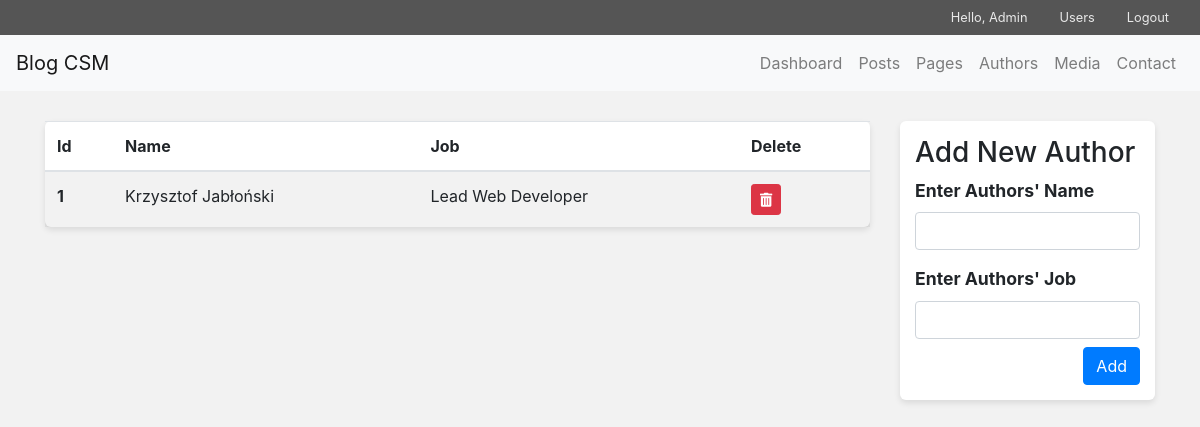
The app's page /admin/authors.php (signed in) with its own data.
### tables this page shows
CREATE TABLE `authors` (
  `author_id` int(11) NOT NULL,
  `author_name` text NOT NULL,
  `author_position` text NOT NULL
);

### admin/inc/classes/dbh.class.inc.php (called while the page is built)
<?php
class Dbh {
  private $DB_host = 'localhost';
  private $DB_driver = 'mysql';
  private $DB_database = 'bs_blog_cms';
  private $DB_user_name = 'root';
  private $DB_user_password = '';
  private $DB_charset = 'utf8mb4';
  protected function connect(){
    try {
      $dsn = $this->DB_driver.':host='.$this->DB_host.';dbname='.$this->DB_database.';charset='.$this->DB_charset;
      $pdo = new PDO($dsn, $this->DB_user_name, $this->DB_user_password);
      $pdo->setAttribute(PDO::ATTR_ERRMODE, PDO::ERRMODE_EXCEPTION);
    } catch (Exception $e) {
      echo 'Connection failed: '.$e->getMessage();
    }
    return $pdo;
  }
}

### admin/inc/classes/authors.class.inc.php (called while the page is built, shortened)
<?php
class Authors extends Dbh{
  public function get_all_authors(){
    $sql = "SELECT * FROM authors";;
    try {
      $query = $this->connect()->query($sql);
      $output = $query->fetchAll(PDO::FETCH_ASSOC);
    } catch (Exception $e) {
      $error_message = $e->getMessage();
    }
    if(isset($error_message)){
      return $error_message;
    }else{
      return $output;
    }
  }
}

### admin/authors.php (the view, shortened to what this page needs)
<?php
include 'inc/admin_header.inc.php';
$authors = new Authors;
?>
<div class="col-md-9">
  <table class="table table-striped">
    <thead>
      <tr>
        <th scope="col">Id</th>
        <th scope="col">Name</th>
        <th scope="col">Job</th>
        <th scope="col">Delete</th>
      </tr>
    </thead>
    <tbody>
      <?php foreach($authors->get_all_authors() as $author): ?>
        <tr>
          <th scope="row"><?php echo $author['author_id'] ?></th>
          <td><?php echo $author['author_name'] ?></a></td>
          <td><?php echo $author['author_position'] ?></td>
          <td><button class="delete_btn btn btn-danger btn-sm" data-title="<?php echo $author['author_name'] ?>" data-delete="<?php echo $author['author_id'] ?>" data-toggle="modal" data-target="#delete_modal"><i class="fas fa-trash-alt"></i></button></td>
        </tr>
      <?php endforeach; ?>
    </tbody>
  </table>
</div>
<div class="col-md-3">
  <form class="" action="" method="post">
    <div class="form-group clearfix">
      <h3>Add New Author</h3>
      <label for="name">Enter Authors' Name</label>
      <input type="text" name="name" class="form-control mb-3">
      <label for="job">Enter Authors' Job</label>
      <input type="text" name="job" class="form-control mb-2">
      <button type="submit" name="button" class="btn btn-primary float-right">Add</button>
    </div>
  </form>
</div>
<?php include 'inc/admin_footer.inc.php' ?>

### admin/css/admin_styles.css (style rules this page uses)
body { background-color: #f2f2f2; }
.form-group { background-color: white; padding: 15px; -webkit-border-radius: 6px; -moz-border-radius: 6px; border-radius: 6px; -webkit-box-shadow: 0 3px 6px rgba(0, 0, 0, 0.1); -moz-box-shadow: 0 3px 6px rgba(0, 0, 0, 0.1); box-shadow: 0 3px 6px rgba(0, 0, 0, 0.1); }
.form-group label { font-size: 1.1em; font-weight: bold; }
.table { background-color: white; padding: 15px; -webkit-border-radius: 6px; -moz-border-radius: 6px; border-radius: 6px; -webkit-box-shadow: 0 3px 6px rgba(0, 0, 0, 0.1); -moz-box-shadow: 0 3px 6px rgba(0, 0, 0, 0.1); box-shadow: 0 3px 6px rgba(0, 0, 0, 0.1); }

### records on screen
authors: author_id "1", author_name "Krzysztof Jabłoński", author_position "Lead Web Developer"

### other values on screen
$_SESSION['username'] "Admin"
